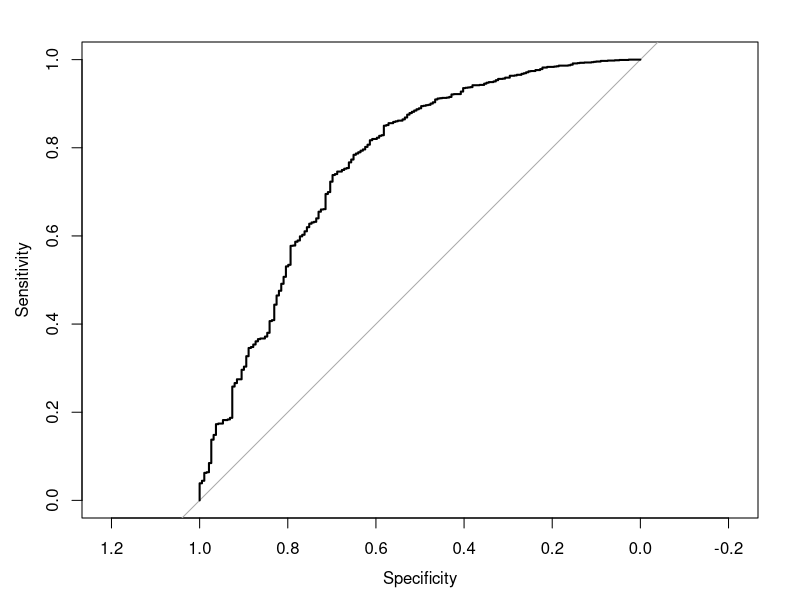

This chart was generated by the following R code:
library(tidyverse)
library(caret)
library(pROC)
library(broom)

#read in data
df <- read_csv("marketing_cleaned Pt1.csv")
#remove irrelevant and possibly leakage causing variables
df <- df %>%
  select(-CustomerID, -Income_missing, -ConversionRate) %>%
  mutate(
    Conversion      = as.integer(Conversion),
    Gender          = as.factor(Gender),
    CampaignChannel = as.factor(CampaignChannel),
    CampaignType    = as.factor(CampaignType)
  )
#test train splits
set.seed(42)
idx <- createDataPartition(df$Conversion, p = 0.8, list = FALSE)
train <- df[idx, ]
test <- df[-idx, ]
#fit model
fit <- glm(Conversion ~ ., data = train, family = binomial())

summary(fit)
#odds ratio table
or_table <- tidy(fit, conf.int = TRUE, exponentiate = TRUE) %>%
  arrange(desc(estimate)) %>%
  rename(z_value = statistic)
or_table

test$prob <- predict(fit, newdata = test, type = "response")
test$pred <- if_else(test$prob >= 0.5, 1L, 0L)

confusionMatrix(
  factor(test$pred, levels = c(0,1)),
  factor(test$Conversion, levels = c(0,1)),
  positive = "1"
)
#roc curve
roc_obj <- roc(test$Conversion, test$prob)
auc(roc_obj)
plot(roc_obj)

write.csv(or_table, "odds_ratio_table.csv", row.names = TRUE)
